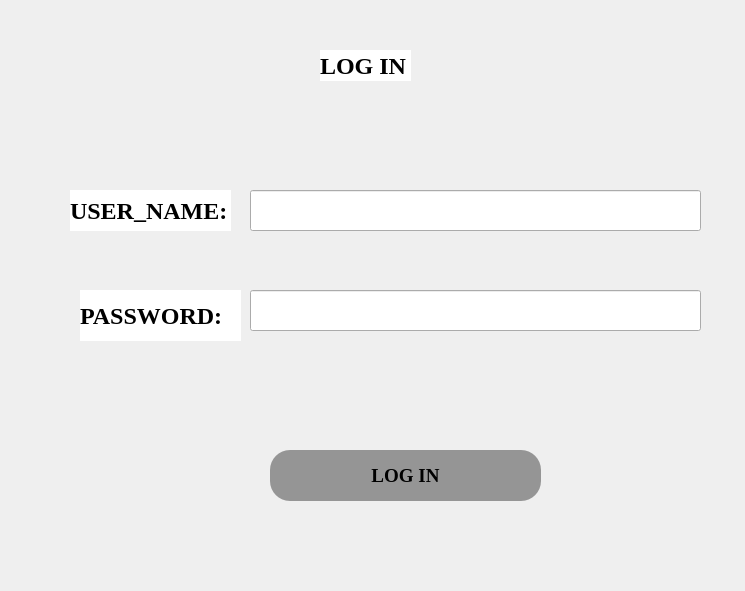
<?xml version="1.0" encoding="UTF-8"?>
<ui version="4.0">
 <class>Form2</class>
 <widget class="QWidget" name="Form2">
  <property name="geometry">
   <rect>
    <x>0</x>
    <y>0</y>
    <width>745</width>
    <height>591</height>
   </rect>
  </property>
  <property name="windowTitle">
   <string>Form</string>
  </property>
  <widget class="QLabel" name="label">
   <property name="geometry">
    <rect>
     <x>0</x>
     <y>0</y>
     <width>751</width>
     <height>601</height>
    </rect>
   </property>
   <property name="text">
    <string/>
   </property>
   <property name="pixmap">
    <pixmap>../crop_pridiction/grain-wheat-nature-spikelets-wallpaper-preview.jpg</pixmap>
   </property>
   <property name="scaledContents">
    <bool>true</bool>
   </property>
  </widget>
  <widget class="QLabel" name="label_2">
   <property name="geometry">
    <rect>
     <x>320</x>
     <y>50</y>
     <width>91</width>
     <height>31</height>
    </rect>
   </property>
   <property name="font">
    <font>
     <family>Times New Roman</family>
     <pointsize>18</pointsize>
     <weight>75</weight>
     <bold>true</bold>
    </font>
   </property>
   <property name="styleSheet">
    <string notr="true">color: rgb(0, 0, 0);
background-color: rgb(255, 255, 255);</string>
   </property>
   <property name="text">
    <string>LOG IN </string>
   </property>
  </widget>
  <widget class="QLabel" name="label_3">
   <property name="geometry">
    <rect>
     <x>80</x>
     <y>290</y>
     <width>161</width>
     <height>51</height>
    </rect>
   </property>
   <property name="font">
    <font>
     <family>Times New Roman</family>
     <pointsize>18</pointsize>
     <weight>75</weight>
     <bold>true</bold>
    </font>
   </property>
   <property name="styleSheet">
    <string notr="true">color: rgb(0, 0, 0);
background-color: rgb(255, 255, 255);</string>
   </property>
   <property name="text">
    <string>PASSWORD:</string>
   </property>
  </widget>
  <widget class="QLabel" name="label_4">
   <property name="geometry">
    <rect>
     <x>70</x>
     <y>190</y>
     <width>161</width>
     <height>41</height>
    </rect>
   </property>
   <property name="font">
    <font>
     <family>Times New Roman</family>
     <pointsize>18</pointsize>
     <weight>75</weight>
     <bold>true</bold>
    </font>
   </property>
   <property name="styleSheet">
    <string notr="true">color: rgb(0, 0, 0);
background-color: rgb(255, 255, 255);</string>
   </property>
   <property name="text">
    <string>USER_NAME:</string>
   </property>
  </widget>
  <widget class="QLineEdit" name="lineEdit">
   <property name="geometry">
    <rect>
     <x>250</x>
     <y>190</y>
     <width>451</width>
     <height>41</height>
    </rect>
   </property>
   <property name="font">
    <font>
     <family>Times New Roman</family>
     <pointsize>14</pointsize>
    </font>
   </property>
  </widget>
  <widget class="QLineEdit" name="lineEdit_2">
   <property name="geometry">
    <rect>
     <x>250</x>
     <y>290</y>
     <width>451</width>
     <height>41</height>
    </rect>
   </property>
   <property name="font">
    <font>
     <family>Times New Roman</family>
     <pointsize>14</pointsize>
    </font>
   </property>
   <property name="echoMode">
    <enum>QLineEdit::Password</enum>
   </property>
  </widget>
  <widget class="QPushButton" name="pushButton">
   <property name="geometry">
    <rect>
     <x>270</x>
     <y>450</y>
     <width>271</width>
     <height>51</height>
    </rect>
   </property>
   <property name="font">
    <font>
     <family>Times New Roman</family>
     <pointsize>14</pointsize>
     <weight>75</weight>
     <bold>true</bold>
    </font>
   </property>
   <property name="styleSheet">
    <string notr="true">border-radius:20px;
background-color: rgb(149, 149, 149);</string>
   </property>
   <property name="text">
    <string>LOG IN</string>
   </property>
  </widget>
 </widget>
 <resources/>
 <connections/>
</ui>
